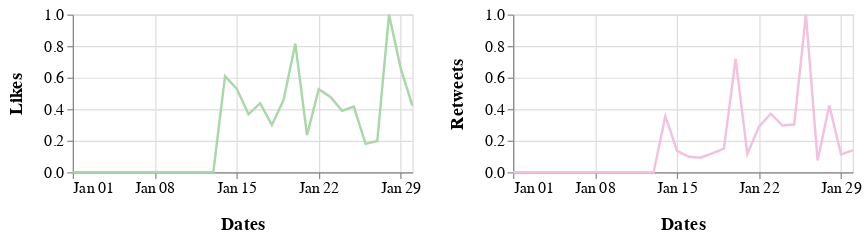

Notebook source saved alongside this figure:
### Markdown cell above
## January 2020

### Code cell
alt.hconcat(c1_jan, c2_jan).configure_axis(
    labelFontSize=13,
    titleFontSize=15,
    titlePadding=15
)

### Figure 1 — Vega-Lite specification as saved in the notebook (floating-point values rounded to 4 significant figures)
{"config": {"view": {"continuousWidth": 400, "continuousHeight": 300}, "axis": {"labelFontSize": 13, "titleFontSize": 15, "titlePadding": 15}}, "hconcat": [{"data": {"name": "data-baf872ffb7e79b9c33c6e17aa382c905"}, "mark": "line", "encoding": {"color": {"value": "#A8D8A8"}, "x": {"type": "temporal", "field": "Dates", "timeUnit": "monthdate", "title": "Dates"}, "y": {"type": "quantitative", "field": "Likes"}}, "height": 130, "width": 280}, {"data": {"name": "data-ef2bf7093359a841e574d165d6b4a1a6"}, "mark": "line", "encoding": {"color": {"value": "#F3C0E0"}, "x": {"type": "temporal", "field": "Dates", "timeUnit": "monthdate", "title": "Dates"}, "y": {"type": "quantitative", "field": "Retweets"}}, "height": 130, "width": 280}], "$schema": "https://vega.github.io/schema/vega-lite/v4.8.1.json", "datasets": {"data-baf872ffb7e79b9c33c6e17aa382c905": [{"Dates": "2020-01-14T00:00:00", "Likes": 0.6095}, {"Dates": "2020-01-15T00:00:00", "Likes": 0.5307}, {"Dates": "2020-01-16T00:00:00", "Likes": 0.3674}, {"Dates": "2020-01-17T00:00:00", "Likes": 0.4382}, {"Dates": "2020-01-18T00:00:00", "Likes": 0.2994}, {"Dates": "2020-01-19T00:00:00", "Likes": 0.4583}, {"Dates": "2020-01-20T00:00:00", "Likes": 0.8153}, {"Dates": "2020-01-21T00:00:00", "Likes": 0.2352}, {"Dates": "2020-01-22T00:00:00", "Likes": 0.527}, {"Dates": "2020-01-23T00:00:00", "Likes": 0.4775}, {"Dates": "2020-01-24T00:00:00", "Likes": 0.3902}, {"Dates": "2020-01-25T00:00:00", "Likes": 0.4168}, {"Dates": "2020-01-26T00:00:00", "Likes": 0.1803}, {"Dates": "2020-01-27T00:00:00", "Likes": 0.1982}, {"Dates": "2020-01-28T00:00:00", "Likes": 1.0}, {"Dates": "2020-01-29T00:00:00", "Likes": 0.6588}, {"Dates": "2020-01-30T00:00:00", "Likes": 0.4226}, {"Dates": "2020-01-01T00:00:00", "Likes": 0.0}, {"Dates": "2020-01-02T00:00:00", "Likes": 0.0}, {"Dates": "2020-01-03T00:00:00", "Likes": 0.0}, {"Dates": "2020-01-04T00:00:00", "Likes": 0.0}, {"Dates": "2020-01-05T00:00:00", "Likes": 0.0}, {"Dates": "2020-01-06T00:00:00", "Likes": 0.0}, {"Dates": "2020-01-07T00:00:00", "Likes": 0.0}, {"Dates": "2020-01-08T00:00:00", "Likes": 0.0}, {"Dates": "2020-01-09T00:00:00", "Likes": 0.0}, {"Dates": "2020-01-10T00:00:00", "Likes": 0.0}, {"Dates": "2020-01-11T00:00:00", "Likes": 0.0}, {"Dates": "2020-01-12T00:00:00", "Likes": 0.0}, {"Dates": "2020-01-13T00:00:00", "Likes": 0.0}], "data-ef2bf7093359a841e574d165d6b4a1a6": [{"Dates": "2020-01-14T00:00:00", "Retweets": 0.3566}, {"Dates": "2020-01-15T00:00:00", "Retweets": 0.1355}, {"Dates": "2020-01-16T00:00:00", "Retweets": 0.0983}, {"Dates": "2020-01-17T00:00:00", "Retweets": 0.0921}, {"Dates": "2020-01-18T00:00:00", "Retweets": 0.1199}, {"Dates": "2020-01-19T00:00:00", "Retweets": 0.149}, {"Dates": "2020-01-20T00:00:00", "Retweets": 0.7194}, {"Dates": "2020-01-21T00:00:00", "Retweets": 0.1167}, {"Dates": "2020-01-22T00:00:00", "Retweets": 0.2896}, {"Dates": "2020-01-23T00:00:00", "Retweets": 0.3712}, {"Dates": "2020-01-24T00:00:00", "Retweets": 0.2959}, {"Dates": "2020-01-25T00:00:00", "Retweets": 0.3027}, {"Dates": "2020-01-26T00:00:00", "Retweets": 1.0}, {"Dates": "2020-01-27T00:00:00", "Retweets": 0.07517}, {"Dates": "2020-01-28T00:00:00", "Retweets": 0.4239}, {"Dates": "2020-01-29T00:00:00", "Retweets": 0.1136}, {"Dates": "2020-01-30T00:00:00", "Retweets": 0.1386}, {"Dates": "2020-01-01T00:00:00", "Retweets": 0.0}, {"Dates": "2020-01-02T00:00:00", "Retweets": 0.0}, {"Dates": "2020-01-03T00:00:00", "Retweets": 0.0}, {"Dates": "2020-01-04T00:00:00", "Retweets": 0.0}, {"Dates": "2020-01-05T00:00:00", "Retweets": 0.0}, {"Dates": "2020-01-06T00:00:00", "Retweets": 0.0}, {"Dates": "2020-01-07T00:00:00", "Retweets": 0.0}, {"Dates": "2020-01-08T00:00:00", "Retweets": 0.0}, {"Dates": "2020-01-09T00:00:00", "Retweets": 0.0}, {"Dates": "2020-01-10T00:00:00", "Retweets": 0.0}, {"Dates": "2020-01-11T00:00:00", "Retweets": 0.0}, {"Dates": "2020-01-12T00:00:00", "Retweets": 0.0}, {"Dates": "2020-01-13T00:00:00", "Retweets": 0.0}]}}
